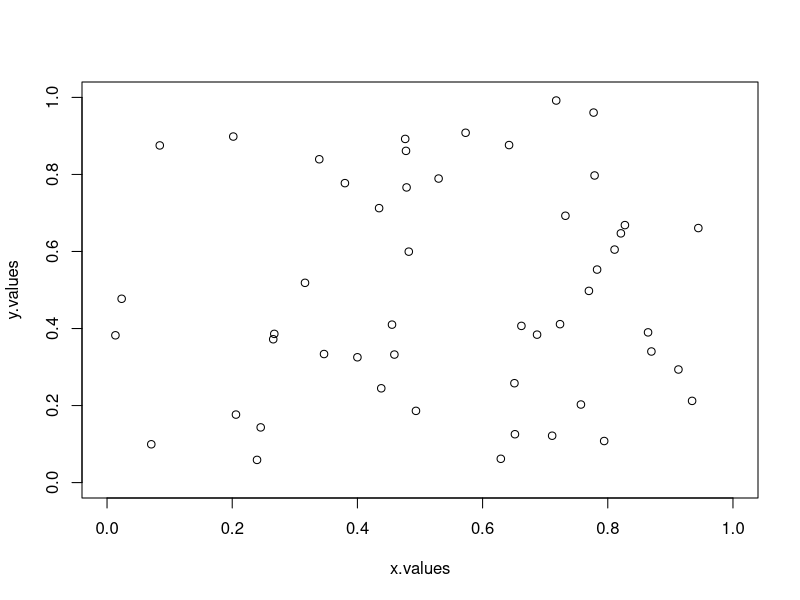
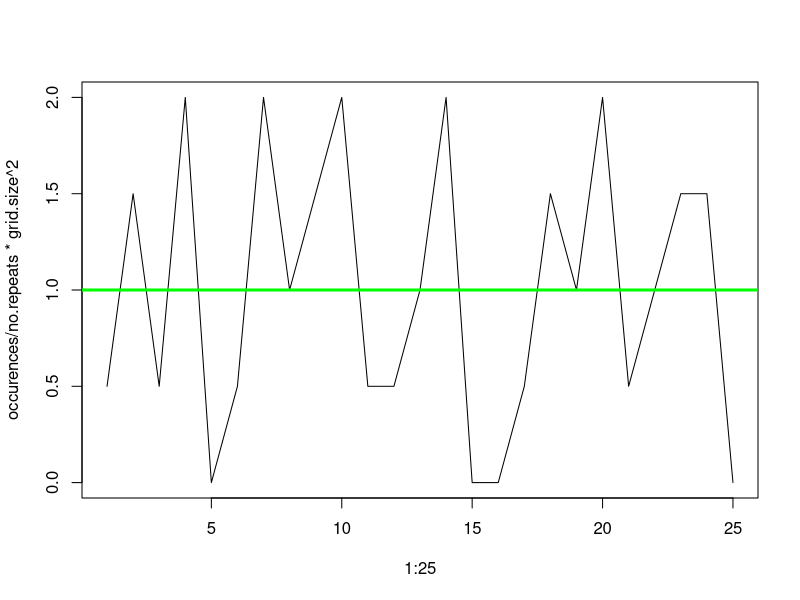
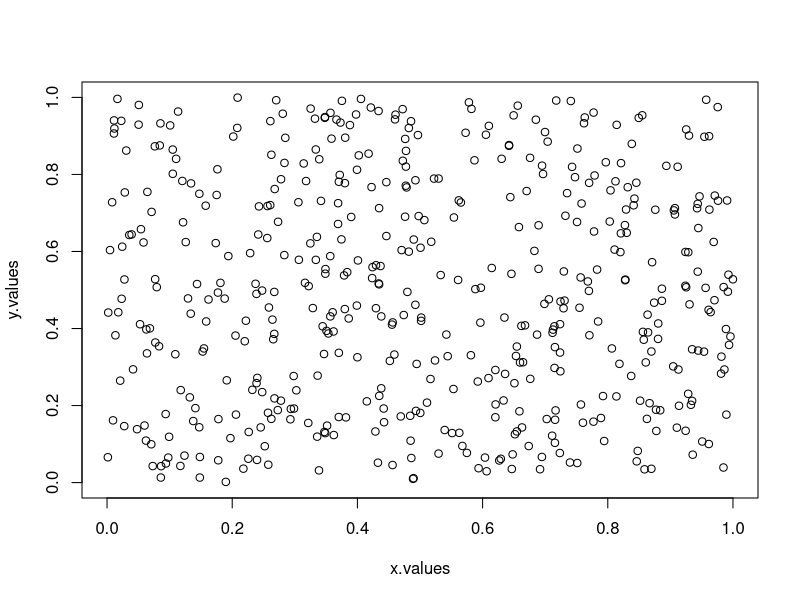
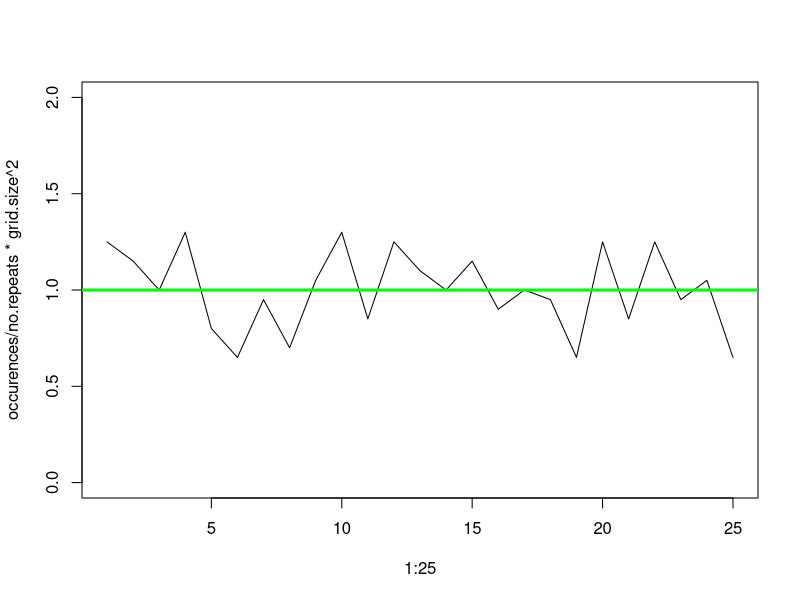
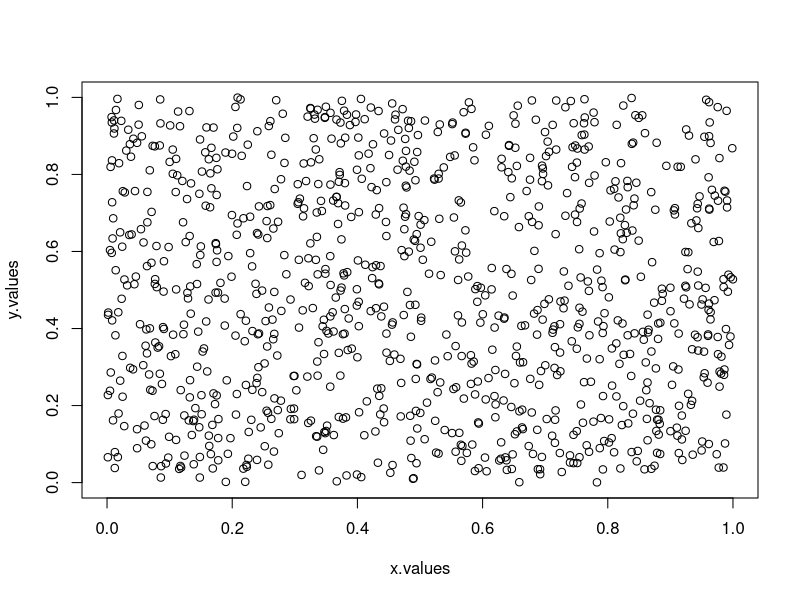
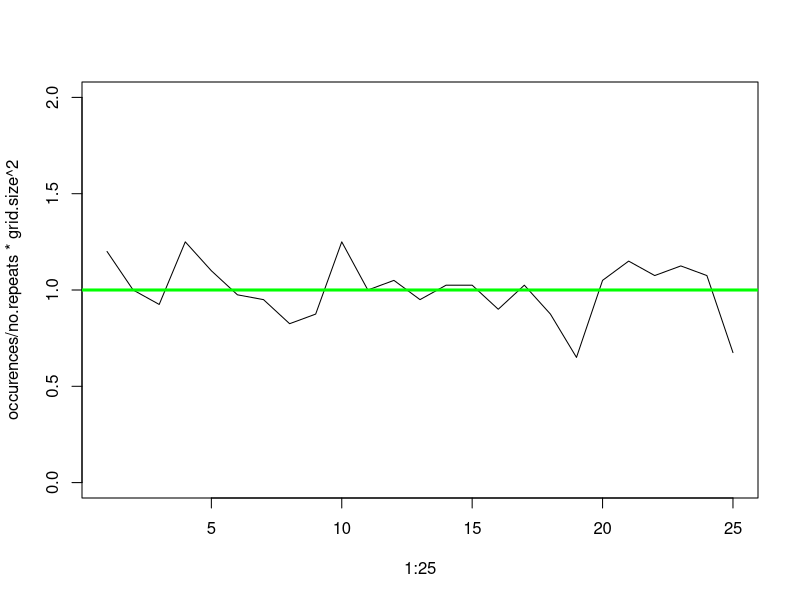

Write R code to recreate these figures, in order.
for (no.repeats in c(50, 500, 1000)) {

	# set the randomisation seed

	set.seed(1)

	# generate the random pairs

	random.values = runif(2 * no.repeats)
	x.values = random.values[2 * 1:no.repeats - 1]
	y.values = random.values[2 * 1:no.repeats]

	# plot the pairs on a square

	png(paste("square_", no.repeats, ".png", sep = ""))
	plot(x.values, y.values, xlim = c(0, 1), ylim = c(0, 1))
	dev.off()

	# plot the density

	grid.size = 5
	occurences = matrix(0, grid.size, grid.size)
	for (i in 1:no.repeats) {
		occurences[1 + floor(grid.size * x.values[i]), 1 + floor(grid.size * y.values[i])] = occurences[1 + floor(grid.size * x.values[i]), 1 + floor(grid.size * y.values[i])] + 1
	}
	occurences <- c(occurences)

	png(paste("frequency_", no.repeats, ".png", sep = ""))
	plot(1:25, occurences / no.repeats * grid.size^2, type = "l", ylim = c(0, 2))
	abline(h = 1, col = "green", lwd = 3)
	dev.off()
}
